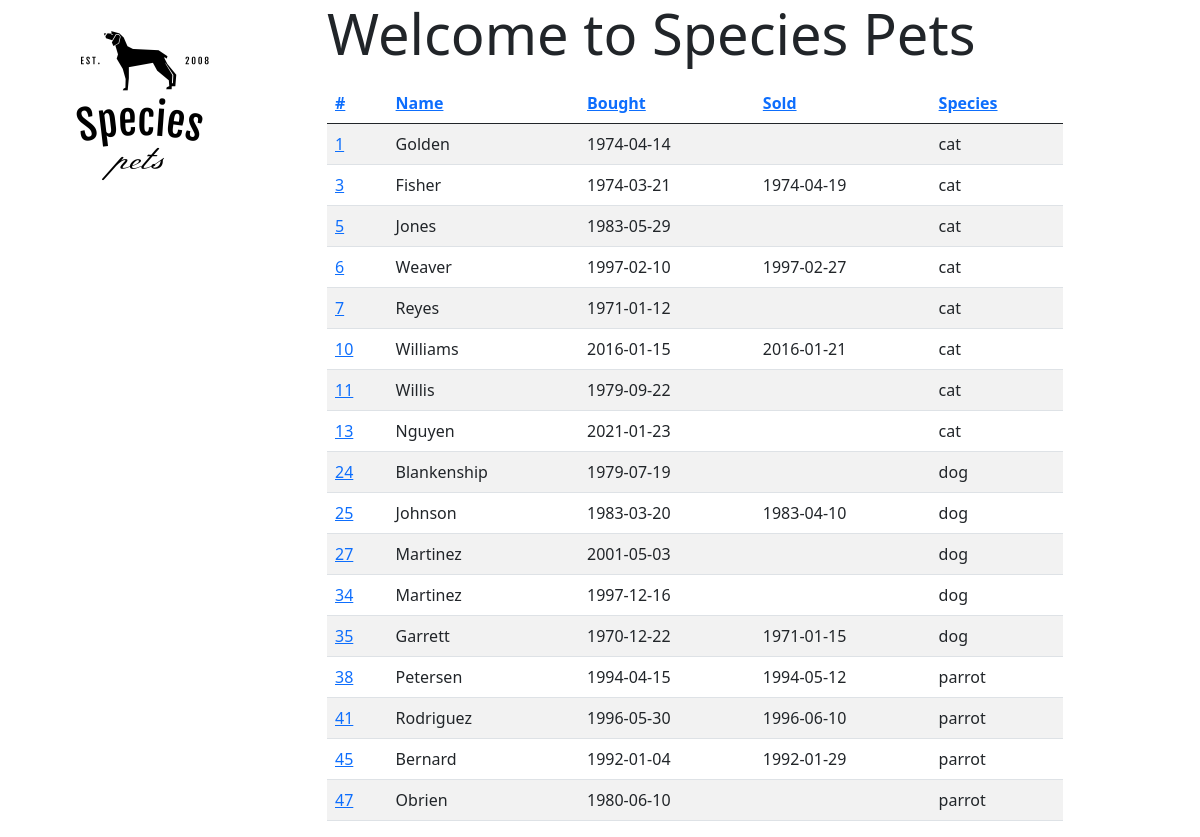
/search/tag/family, run on the app's committed database.
### tables this page shows
CREATE TABLE pet (
       id INTEGER PRIMARY KEY AUTOINCREMENT,
       name TEXT,
       bought DATE,
       sold DATE,
       description TEXT,
       species INTEGER,
       FOREIGN KEY (species) references animal(id) ON DELETE CASCADE
);

CREATE TABLE animal (
       id INTEGER PRIMARY KEY AUTOINCREMENT,
       name TEXT UNIQUE NOT NULL
       );

### petshop/pets.py (the view)
@bp.route("/search/<field>/<value>")
def search(field, value):
    conn = db.get_db()
    oby = request.args.get("order_by", "id") # TODO. This is currently not used.
    order = request.args.get("order", "asc")
    cur = conn.cursor()
    cur.execute(f"select p.id, p.name, p.bought, p.sold, s.name from pet p, animal s where p.id in (select pet from tags_pets, tag where tag.name = '{value}' and tag.id = tags_pets.tag) and p.species = s.id order by p.{oby} {order}")
    pets = cur.fetchall()
    return render_template('search.html',value=value, field=field, pets=pets)

### petshop/db.py (called while the page is built)
def get_db():
    if 'db' not in g:
        dbname = current_app.config['DATABASE']
        g.db = sqlite3.connect(dbname)
        g.db.execute("PRAGMA foreign_keys = ON;")
    return g.db

### petshop/templates/search.html
{% extends "base.html" %}
{% block body %}
          <h4 class="display-4">Welcome to Species Pets</h4>
          <p>
            <table class="table table-striped">
              <thead class="thead-dark">
              <tr>
                <th scope="col"> <a href="/search/{{field}}/{{value}}?order_by=id&order={{order}}">#</a> </th>
                <th scope="col"> <a href="/search/{{field}}/{{value}}?order_by=name&order={{order}}">Name</a>  </th>
                <th scope="col"> <a href="/search/{{field}}/{{value}}?order_by=bought&order={{order}}">Bought</a>  </th>
                <th scope="col"> <a href="/search/{{field}}/{{value}}?order_by=sold&order={{order}}">Sold</a> </th>
                <th scope="col"> <a href="/search/{{field}}/{{value}}?order_by=species&order={{order}}">Species</a> </th>
              </tr>
              </thead>
              {% for id, name, bought, sold, species in pets %}
              <tr>
                <td scope="row" class="petid" ><a href="{{url_for('pets.pet_info', pid=id)}}">{{id}}</a></td>
                <td class="petname">{{name}} </td>
                <td class="petbought">{{bought}}</td>
                <td class="petsold">{{sold}}</td>
                <td class="petspecies">{{species}}</td>
              </tr>
              {%endfor%}
            </table>
          </p>
{% endblock %}

### petshop/templates/base.html (shortened to what this page needs)
<!doctype html>
<html lang="en">
  <head>
    <link href="https://cdn.jsdelivr.net/npm/bootstrap@5.0.2/dist/css/bootstrap.min.css" rel="stylesheet">
    <link rel="stylesheet" href="{{url_for('static', filename='main.css')}}" />
  </head>
  <body>
    <div class="container">
      <div class="row">
        <div class="sidebar col-3">
          <a href="/"><img src="{{url_for('static', filename='logo.png')}}"/></a>
        </div>
        <div class="main col-8">
          {% block body %}
          {% endblock %}
        </div>
      </div>
    </div>
  </body>
</html>

### data on the page
pet: id "1", name "Golden", bought "1974-04-14", name "cat"
pet: id "3", name "Fisher", bought "1974-03-21", sold "1974-04-19", name "cat"
pet: id "5", name "Jones", bought "1983-05-29", name "cat"
pet: id "6", name "Weaver", bought "1997-02-10", sold "1997-02-27", name "cat"
pet: id "7", name "Reyes", bought "1971-01-12", name "cat"
pet: id "10", name "Williams", bought "2016-01-15", sold "2016-01-21", name "cat"
pet: id "11", name "Willis", bought "1979-09-22", name "cat"
pet: id "13", name "Nguyen", bought "2021-01-23", name "cat"
pet: id "24", name "Blankenship", bought "1979-07-19", name "dog"
pet: id "25", name "Johnson", bought "1983-03-20", sold "1983-04-10", name "dog"
pet: id "27", name "Martinez", bought "2001-05-03", name "dog"
pet: id "34", name "Martinez", bought "1997-12-16", name "dog"
pet: id "35", name "Garrett", bought "1970-12-22", sold "1971-01-15", name "dog"
pet: id "38", name "Petersen", bought "1994-04-15", sold "1994-05-12", name "parrot"
pet: id "41", name "Rodriguez", bought "1996-05-30", sold "1996-06-10", name "parrot"
pet: id "45", name "Bernard", bought "1992-01-04", sold "1992-01-29", name "parrot"
pet: id "47", name "Obrien", bought "1980-06-10", name "parrot"
